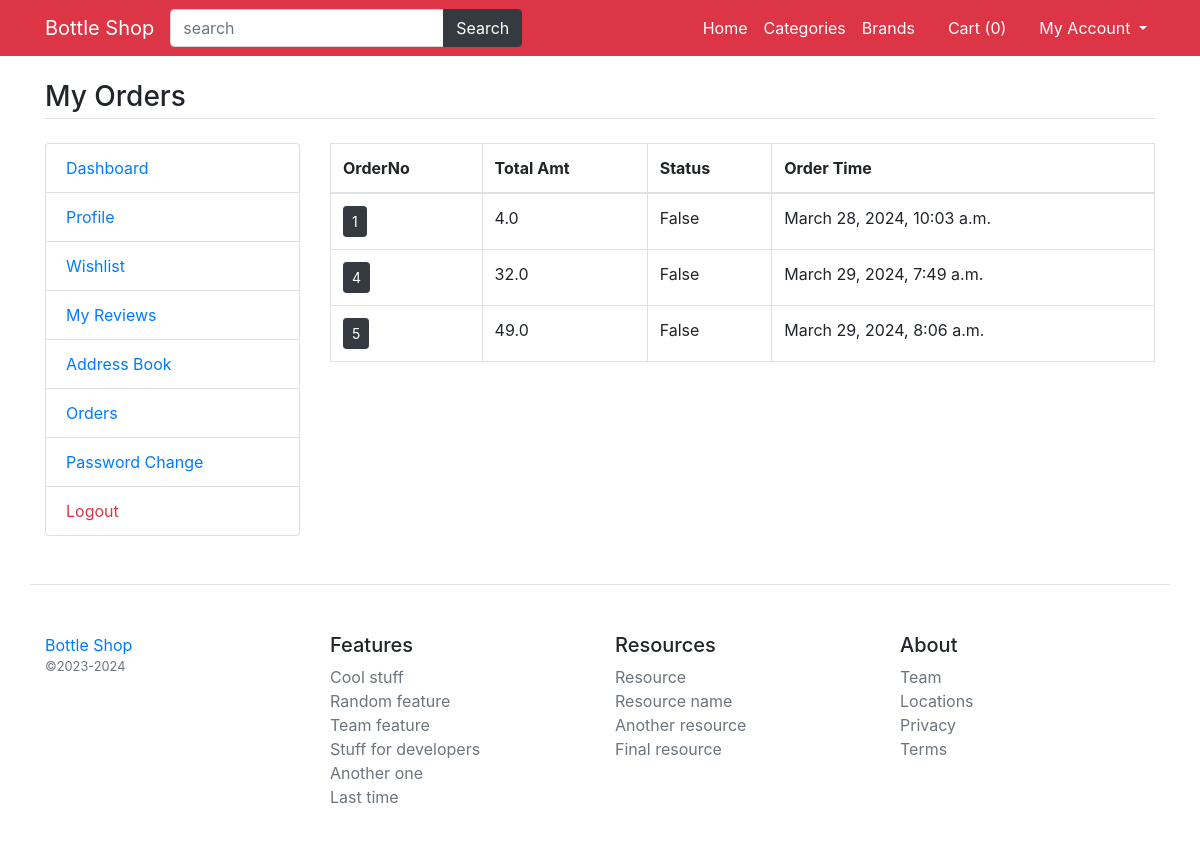
/main/my-orders (signed in), run on an earlier commit of the app's database.
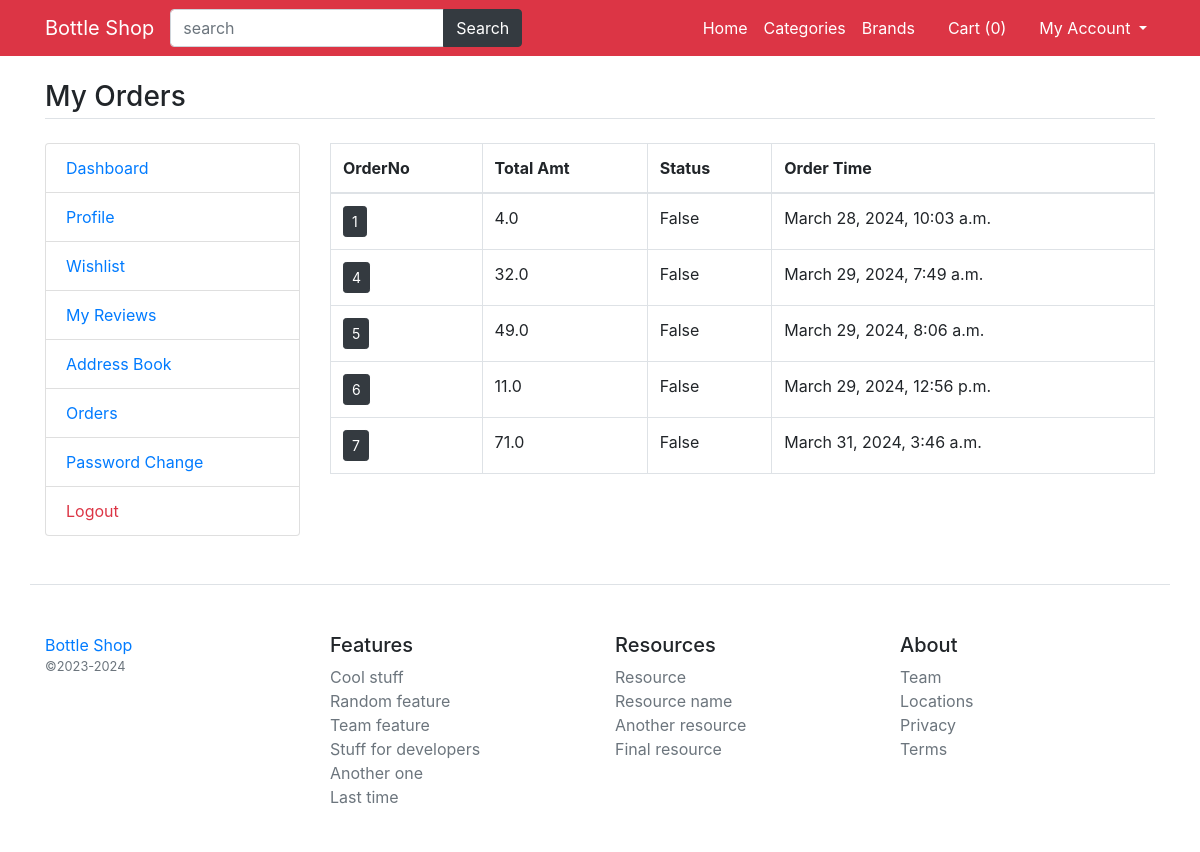
And on a later commit of the database.
### main/models.py (models this page shows)
class CartOrder(models.Model):
    user = models.ForeignKey(User,on_delete=models.CASCADE)
    total_amt = models.FloatField()
    paid_status = models.BooleanField(default=False)
    order_dt = models.DateTimeField(auto_now_add=True)
    order_status = models.CharField(choices = status_choice,default='process',max_length=150)
    class Meta:
        verbose_name_plural = '8.Order'

### main/views.py (the view)
# urls.py: path('my-orders',views.my_orders,name="my_orders"),
def my_orders(request):
    orders = CartOrder.objects.filter(user=request.user)
    context = {
        'orders':orders,
    }
    return render(request,'user/orders.html',context)

### main/template_context.py (called while the page is built)
def get_filters(request):
    cats = Product.objects.distinct().values('category__title','category__id')
    brand = Product.objects.distinct().values('brand__title','brand__id')
    color = ProductAttribute.objects.distinct().values('color__title','color__id','color__color_code')
    size = ProductAttribute.objects.distinct().values('size__title','size__id'),
    minMaxPrice = ProductAttribute.objects.aggregate(Min('price'),Max('price'))
    data = {
        'cats':cats,
        'brands':brand,
        'colors':color,
        'sizes':size,
        'minMaxPrice':minMaxPrice
    }
    return data

### templates/user/orders.html
{% extends 'base.html' %}
{% load static %}
{% block content %}
<main class="container my-4">
	<h3 class="my-4 border-bottom pb-1">My Orders</h3>
	<div class="row">
		<div class="col-md-3">
			{% include 'user/user-sidebar.html' %}
		</div>
		<div class="col-md-9">
			<div class="table-responsive">
				<table class="table-bordered table">
					<thead>
						<tr>
							<th>OrderNo</th>
							<th>Total Amt</th>
							<th>Status</th>
							<th>Order Time</th>
						</tr>
					</thead>
					<tbody>
						{% for order in orders %}
						<tr>
							<td><a href="{% url 'my_order_items' order.id %}" class="btn btn-sm btn-dark">{{order.id}}</a></td>
							<td>{{order.total_amt}}</td>
							<td>{{order.paid_status}}</td>
							<td>{{order.order_dt}}</td>
						</tr>
						{% endfor %}
					</tbody>
				</table>
			</div>
		</div>
	</div>
</main>
{% endblock %}

What changed in the data, as far as the page shows it:
added CartOrder: id "6", total_amt "11.0", paid_status "False", order_dt "March 29, 2024, 12:56 p.m."
added CartOrder: id "7", total_amt "71.0", paid_status "False", order_dt "March 31, 2024, 3:46 a.m."
